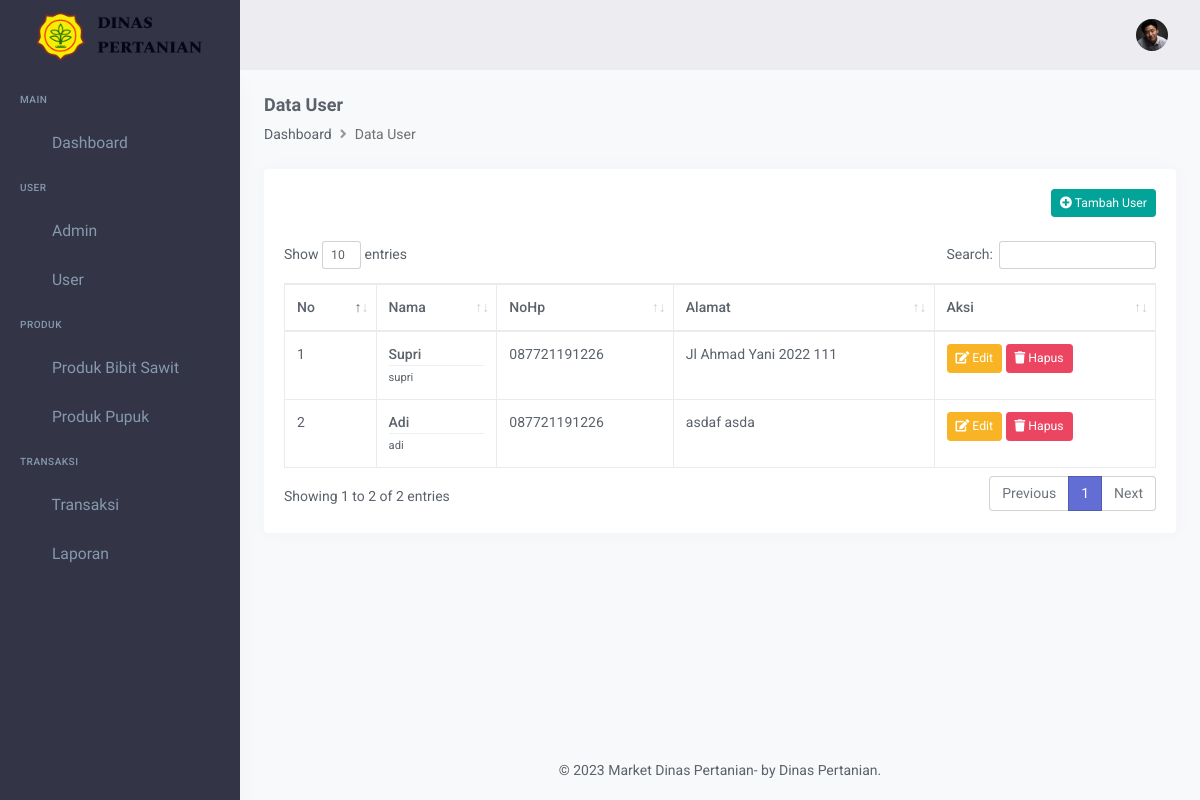
The app's page /index.php/admin/user with its own data.
### tables this page shows
CREATE TABLE `user` (
  `id` int(11) NOT NULL,
  `nama` varchar(50) NOT NULL,
  `username` varchar(50) NOT NULL,
  `password` varchar(100) NOT NULL,
  `level` enum('a','u') NOT NULL COMMENT 'a-admin, u-user',
  `jenis_kelamin` enum('l','p') DEFAULT NULL,
  `no_hp` varchar(15) DEFAULT NULL,
  `alamat` text,
  `created_at` timestamp NOT NULL DEFAULT CURRENT_TIMESTAMP,
  `updated_at` timestamp NOT NULL DEFAULT CURRENT_TIMESTAMP ON UPDATE CURRENT_TIMESTAMP
);

### application/controllers/admin/User.php (called while the page is built, shortened)
<?php
class User extends CI_Controller {
	function __construct() {
		$this->load->model("M_admin");
	}
	public function index()
	{
		$data['users'] = $this->M_admin->select_where("user", array('level' => 'u'))->result_array();
        $this->load->view('admin/layout/header');
		$this->load->view('admin/user/index', $data);
        $this->load->view('admin/layout/footer');
	}
}

### index.php (called while the page is built, shortened)
<?php
require_once BASEPATH.'core/CodeIgniter.php';

### application/models/M_admin.php (called while the page is built, shortened)
<?php
class M_admin extends CI_Model
{
    function select_where($table, $where)
    {
        return $this->db->get_where($table, $where);
    }
}

### application/views/admin/user/index.php (the view, shortened to what this page needs)
<div class="page-content">
    <div class="container-fluid">
        <div class="page-title-box">
            <div class="row align-items-center">
                <div class="col-md-8">
                    <h6 class="page-title">Data User</h6>
                    <ol class="breadcrumb m-0">
                        <li class="breadcrumb-item"><a href="<?php echo base_url(); ?>admin/dashboard">Dashboard</a></li>
                        <li class="breadcrumb-item active" aria-current="page">Data User</li>
                    </ol>
                </div>
            </div>
        </div>
        <div class="card">
            <div class="card-body">
                <div class="clearfix col-12 m-0 mb-4 p-0">
                    <a href="<?php echo base_url(); ?>admin/user/create" class="btn btn-success btn-sm waves-effect waves-light float-end"><i class="fas fa-plus-circle"></i> Tambah User</a>
                </div>
                <table id="datatable" class="table table-bordered dt-responsive nowrap" style="border-collapse: collapse; border-spacing: 0; width: 100%;">
                    <thead>
                        <tr>
                            <th>No</th>
                            <th>Nama</th>
                            <th>NoHp</th>
                            <th>Alamat</th>
                            <th>Aksi</th>
                        </tr>
                    </thead>
                    <tbody>
                        <?php
                        $no = 1;
                        foreach ($users as $key => $value) {
                        ?>
                        <tr>
                            <td><?php echo $no; ?></td>
                            <td>
                                <b><?php echo $value['nama']; ?></b>
                                <hr class="p-0 m-0" />
                                <small><?php echo $value['username']; ?></small>
                            </td>
                            <td><?php echo $value['no_hp']; ?></td>
                            <td><?php echo $value['alamat']; ?></td>
                            <td>
                                <a href="<?php echo base_url(); ?>admin/user/edit/<?php echo $value['id']; ?>" class="btn btn-sm btn-warning waves-effect waves-light"><i class="fas fa-edit"></i> Edit</a>
                                <a href="<?php echo base_url(); ?>admin/user/destroy/<?php echo $value['id']; ?>" class="btn btn-sm btn-danger waves-effect waves-light"><i class="fas fa-trash"></i> Hapus</a>
                            </td>
                        </tr>
                        <?php
                        $no++;
                        }
                        ?>
                    </tbody>
                </table>
            </div>
        </div>
    </div>
</div>

### records on screen
user: nama "Supri", username "supri", no_hp "087721191226", alamat "Jl Ahmad Yani 2022 111"
user: nama "Adi", username "adi", no_hp "087721191226", alamat "asdaf asda"
